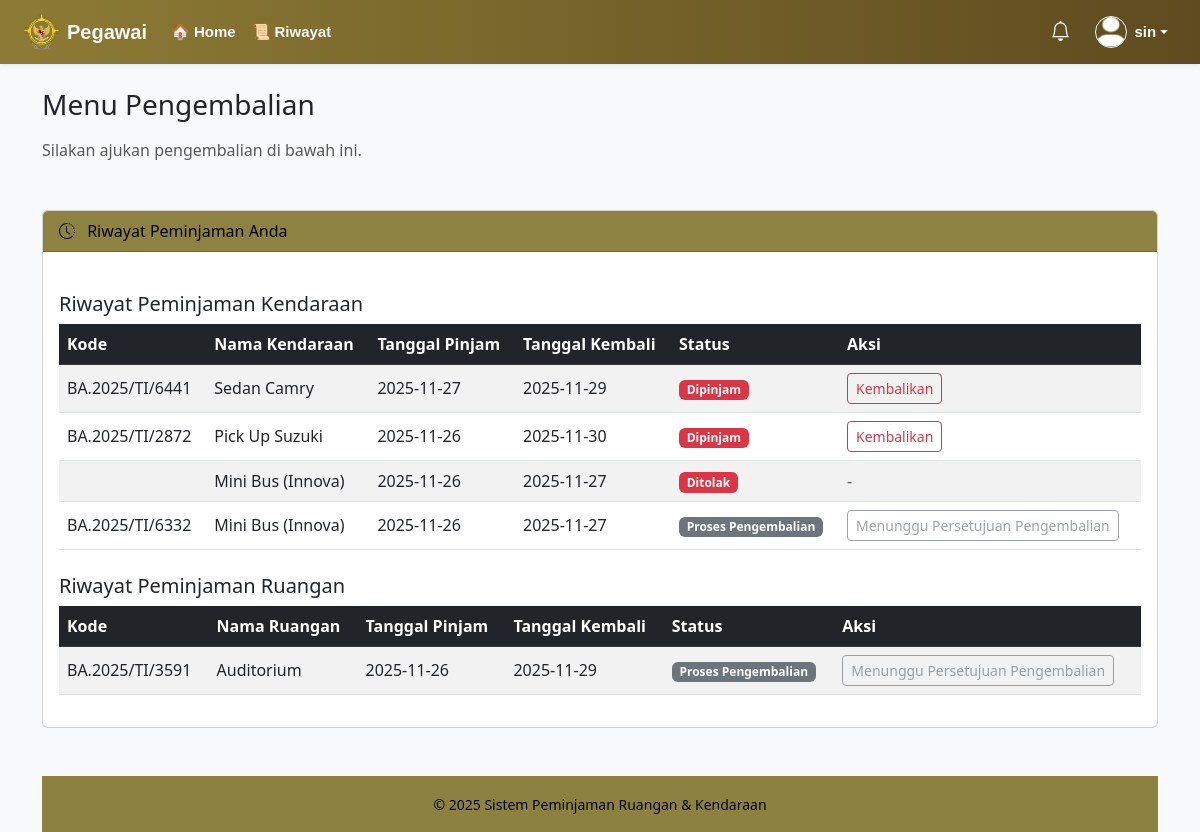
Page /pages/kembali.php (signed in) on the earlier database version.
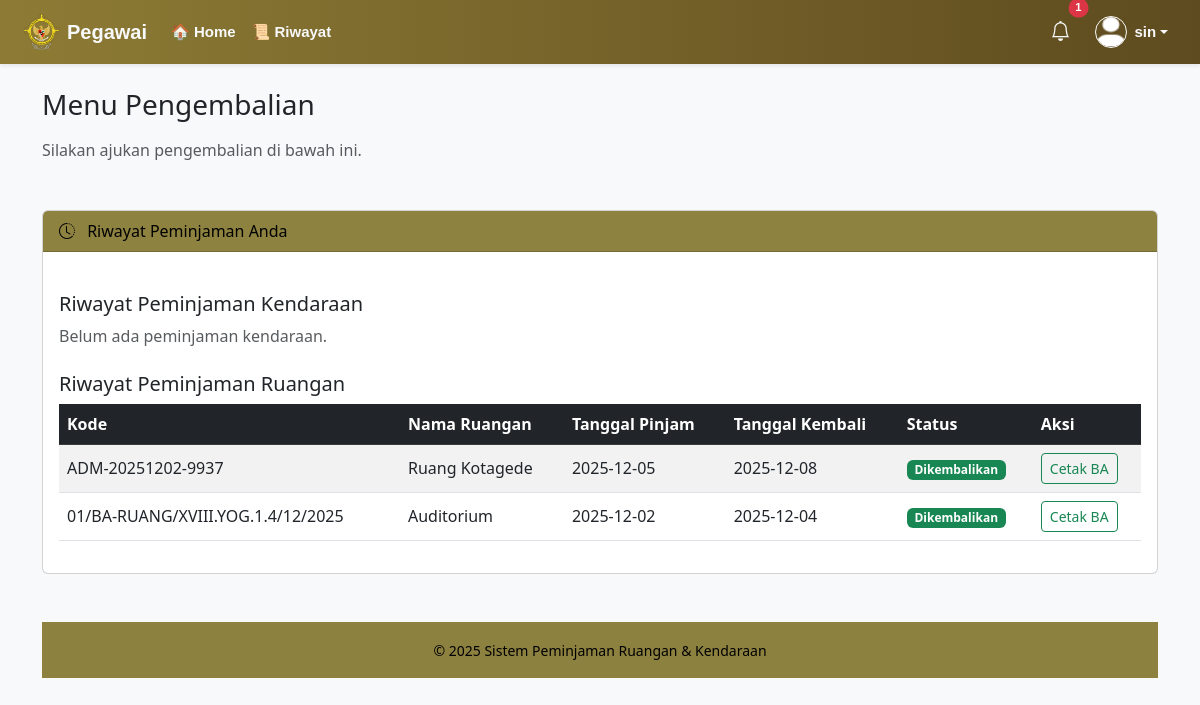
Same page on the later database version.
### tables this page shows
CREATE TABLE `peminjaman` (
  `id` int(11) NOT NULL,
  `kode_peminjaman` varchar(50) DEFAULT NULL,
  `id_user` int(11) DEFAULT NULL,
  `jenis` enum('ruangan','kendaraan') NOT NULL,
  `id_item` int(11) NOT NULL,
  `tanggal_pinjam` date DEFAULT NULL,
  `tanggal_kembali` date DEFAULT NULL,
  `status` enum('pending','approved','rejected','dipinjam','dikembalikan') DEFAULT 'pending',
  `keterangan_user` text DEFAULT NULL,
  `lo` varchar(100) DEFAULT NULL,
  `created_at` timestamp NOT NULL DEFAULT current_timestamp(),
  `tanggal_kembali_aktual` date DEFAULT NULL,
  `tambah_fasilitas` text DEFAULT NULL,
  `nama_manual` varchar(255) DEFAULT NULL,
  `nip_manual` varchar(50) DEFAULT NULL
);

CREATE TABLE `kendaraan` (
  `id` int(11) NOT NULL,
  `nama_kendaraan` varchar(100) NOT NULL,
  `no_polisi` varchar(20) DEFAULT NULL,
  `status` enum('tersedia','dipinjam') DEFAULT 'tersedia',
  `keterangan` text DEFAULT NULL,
  `foto` varchar(255) DEFAULT NULL,
  `kode_barang` varchar(100) DEFAULT NULL
);

CREATE TABLE `ruangan` (
  `id` int(11) NOT NULL,
  `nama_ruangan` varchar(100) NOT NULL,
  `lokasi` varchar(100) DEFAULT NULL,
  `kapasitas` int(11) DEFAULT NULL,
  `status` enum('tersedia','dipinjam') DEFAULT 'tersedia',
  `keterangan` text DEFAULT NULL,
  `foto` varchar(255) DEFAULT NULL
);

### pages/kembali.php (the view, shortened to what the changed rows need)
<?php
include_once("../koneksi.php");
include("../includes/header.php");
include("../includes/navbar.php");
?>
<div class="container mt-4">
<div class="card mt-5">
    <div class="card-body">
    <?php
    $id_user = $_SESSION['id'];
    $pendQ = $con->prepare("SELECT * FROM peminjaman WHERE id_user = ? AND status = 'pending' ORDER BY created_at DESC");
    $pendQ->bind_param("i", $id_user);
    $pendQ->execute();
    $pendRes = $pendQ->get_result();
    if ($pendRes->num_rows > 0): ?>
        <div class="alert alert-info">
            Anda memiliki <strong><?= $pendRes->num_rows ?></strong> permintaan yang sedang diproses.
            Riwayat penuh disembunyikan sampai semua permintaan selesai.
        </div>
        <table class="table table-striped align-middle">
            <thead class="table-dark">
                <tr>
                    <th>Kode</th>
                    <th>Jenis</th>
                    <th>Tanggal Pinjam</th>
                    <th>Tanggal Kembali</th>
                    <th>Status</th>
                    <th>Aksi</th>
                </tr>
            </thead>
            <tbody>
                <?php while ($row = $pendRes->fetch_assoc()): ?>
                    <tr>
                        <td><?= htmlspecialchars($row['kode_peminjaman']); ?></td>
                        <td><?= htmlspecialchars(ucfirst($row['jenis'])); ?></td>
                        <td><?= htmlspecialchars($row['tanggal_pinjam']); ?></td>
                        <td><?= htmlspecialchars($row['tanggal_kembali']); ?></td>
                        <td><span class="badge bg-secondary">Proses</span></td>
                        <td><button class="btn btn-sm btn-outline-secondary" disabled>Menunggu</button></td>
                    </tr>
                <?php endwhile; ?>
            </tbody>
        </table>
    <?php else:
        $kendQ = $con->prepare("
            SELECT p.*, k.nama_kendaraan
            FROM peminjaman p
            LEFT JOIN kendaraan k ON p.id_item = k.id
            WHERE p.id_user = ? AND p.jenis = 'kendaraan'
            ORDER BY p.created_at DESC
        ");
        $kendQ->bind_param("i", $id_user);
        $kendQ->execute();
        $kendaraan = $kendQ->get_result();
        $ruangQ = $con->prepare("
            SELECT p.*, r.nama_ruangan
            FROM peminjaman p
            LEFT JOIN ruangan r ON p.id_item = r.id
            WHERE p.id_user = ? AND p.jenis = 'ruangan'
            ORDER BY p.created_at DESC
        ");
        $ruangQ->bind_param("i", $id_user);
        $ruangQ->execute();
        $ruangan = $ruangQ->get_result();
    ?>
    <h5 class="mt-4">Riwayat Peminjaman Kendaraan</h5>
    <?php if ($kendaraan->num_rows > 0): ?>
        <table class="table table-striped align-middle">
            <thead class="table-dark">
                <tr>
                    <th>Kode</th>
                    <th>Nama Kendaraan</th>
                    <th>Tanggal Pinjam</th>
                    <th>Tanggal Kembali</th>
                    <th>Status</th>
                    <th>Aksi</th>
                </tr>
            </thead>
            <tbody>
                <?php while ($row = $kendaraan->fetch_assoc()): ?>
                <tr>
                    <td><?= htmlspecialchars($row['kode_peminjaman']); ?></td>
                    <td><?= htmlspecialchars($row['nama_kendaraan'] ?? ''); ?><?= empty($row['nama_kendaraan']) ? "<i class='text-muted'>Tidak ditemukan</i>" : "" ?></td>
                    <td><?= htmlspecialchars($row['tanggal_pinjam']); ?></td>
                    <td><?= htmlspecialchars($row['tanggal_kembali']); ?></td>
                    <td>
                        <?php
                            if ($row['status'] === 'pending'){
                                echo '<span class="badge bg-secondary">Proses</span>';
                            } elseif ($row['status'] === '') {
                                echo '<span class="badge bg-secondary">Proses Pengembalian</span>';
                            } elseif ($row['status'] === 'dipinjam') {
                                echo '<span class="badge bg-danger">Dipinjam</span>';
                            } elseif ($row['status'] === 'dikembalikan') {
                                echo '<span class="badge bg-success">Dikembalikan</span>';
                            } elseif ($row['status'] === 'rejected') {
                                echo '<span class="badge bg-danger">Ditolak</span>';
                            } else {
                                echo '<span class="badge bg-secondary">Proses</span>';
                            }
                        ?>
                    </td>
                    <td>
                        <?php if ($row['status'] === 'pending'): ?>
                            <button class="btn btn-sm btn-outline-secondary" disabled>Menunggu Persetujuan</button>
                        <?php elseif ($row['status'] === ''): ?>
                            <button class="btn btn-sm btn-outline-secondary" disabled>Menunggu Persetujuan Pengembalian</button>
                        <?php elseif ($row['status'] === 'dipinjam'): ?>
                            <a href="kembali_form.php?id=<?= $row['id']; ?>"
                                class="btn btn-sm btn-outline-danger">Kembalikan</a>
                        <?php elseif ($row['status'] === 'dikembalikan'): ?>
                            <a href="lihat_BA.php?id=<?= $row['id']; ?>"
                                class="btn btn-sm btn-outline-success" target="_blank">Cetak BA</a>
                        <?php else: ?>
                            <span class="text-muted">-</span>
                        <?php endif; ?>
                    </td>
                </tr>
                <?php endwhile; ?>
            </tbody>
        </table>
    <?php else: ?>
        <p class="text-muted">Belum ada peminjaman kendaraan.</p>
    <?php endif; ?>
    <h5 class="mt-4">Riwayat Peminjaman Ruangan</h5>
    <?php if ($ruangan->num_rows > 0): ?>
        <table class="table table-striped align-middle">
            <thead class="table-dark">
                <tr>
                    <th>Kode</th>
                    <th>Nama Ruangan</th>
                    <th>Tanggal Pinjam</th>
                    <th>Tanggal Kembali</th>
                    <th>Status</th>
                    <th>Aksi</th>
                </tr>
            </thead>
            <tbody>
                <?php while ($row = $ruangan->fetch_assoc()): ?>
                    <tr>
                        <td><?= htmlspecialchars($row['kode_peminjaman']); ?></td>
                        <td><?= htmlspecialchars($row['nama_ruangan'] ?? ''); ?><?= empty($row['nama_ruangan']) ? "<i class='text-muted'>Tidak ditemukan</i>" : "" ?></td>
                        <td><?= htmlspecialchars($row['tanggal_pinjam']); ?></td>
                        <td><?= htmlspecialchars($row['tanggal_kembali']); ?></td>
                        <td>
                            <?php
                            if ($row['status'] === 'pending'){
                                echo '<span class="badge bg-secondary">Proses</span>';
                            } elseif ($row['status'] === '') {
                                echo '<span class="badge bg-secondary">Proses Pengembalian</span>';
                            } elseif ($row['status'] === 'dipinjam') {
                                echo '<span class="badge bg-danger">Dipinjam</span>';
                            } elseif ($row['status'] === 'dikembalikan') {
                                echo '<span class="badge bg-success">Dikembalikan</span>';
                            } elseif ($row['status'] === 'rejected') {
                                echo '<span class="badge bg-danger">Ditolak</span>';
                            } else {
                                echo '<span class="badge bg-secondary">Proses</span>';
                            }
                            ?>
                        </td>
                        <td>
                            <?php if ($row['status'] === 'pending'): ?>
                                <button class="btn btn-sm btn-outline-secondary" disabled>Menunggu Persetujuan</button>
                            <?php elseif ($row['status'] === ''): ?>
                                <button class="btn btn-sm btn-outline-secondary" disabled>Menunggu Persetujuan Pengembalian</button>
                            <?php elseif ($row['status'] === 'dipinjam'): ?>
                                <a href="kembali_form.php?id=<?= $row['id']; ?>"
                                    class="btn btn-sm btn-outline-danger">Kembalikan</a>
                            <?php elseif ($row['status'] === 'dikembalikan'): ?>
                                <a href="lihat_BA.php?id=<?= $row['id']; ?>"
                                    class="btn btn-sm btn-outline-success" target="_blank">Cetak BA</a>
                            <?php else: ?>
                                <span class="text-muted">-</span>
                            <?php endif; ?>
                        </td>
                    </tr>
                <?php endwhile; ?>
            </tbody>
        </table>
    <?php else: ?>
        <p class="text-muted">Belum ada peminjaman ruangan.</p>
    <?php endif; ?>
    <?php endif; ?>
    </div>
</div>
<?php include("../includes/footer.php"); ?>

### includes/navbar.php (shortened to what the changed rows need)
<?php
$path = str_replace('\\', '/', $_SERVER['PHP_SELF']);
if (strpos($path, '/modules/admin/') !== false) {
    $pathPrefix = '../../';
} elseif (strpos($path, '/modules/') !== false) {
    $pathPrefix = '../';
} elseif (strpos($path, '/pages/') !== false) {
    $pathPrefix = '../';
} else {
    $pathPrefix = '';
}
$username = isset($_SESSION['username']) ? $_SESSION['username'] : '';
$notif_count = 0;
if (!empty($username)) {
  @include_once($pathPrefix . 'koneksi.php');
  if (isset($con)) {
    $stmtU = $con->prepare("SELECT id FROM user WHERE username = ?");
    if ($stmtU) {
      $stmtU->bind_param('s', $username);
      $stmtU->execute();
      $resU = $stmtU->get_result()->fetch_assoc();
      $uid = $resU['id'] ?? null;
      if ($uid) {
        $stmtN = $con->prepare("SELECT COUNT(*) AS cnt FROM notifications WHERE id_user = ? AND is_read = 0");
        if ($stmtN) {
          $stmtN->bind_param('i', $uid);
          $stmtN->execute();
          $resN = $stmtN->get_result()->fetch_assoc();
          $notif_count = (int)($resN['cnt'] ?? 0);
        }
      }
    }
  }
}
?>
<nav class="navbar navbar-expand-lg navbar-dark shadow-sm" style="background: linear-gradient(90deg, #8d7b35, #5e4b1f);">
  <div class="container-fluid px-4">
    <div class="collapse navbar-collapse" id="navbarContent">
      <ul class="navbar-nav ms-auto">
        <li class="nav-item me-2">
          <a class="nav-link position-relative text-light fw-semibold" href="<?= $pathPrefix ?>pages/notifications.php" title="Notifikasi">
            <i class="bi bi-bell fs-5"></i>
            <?php if ($notif_count > 0): ?>
              <span class="position-absolute top-0 start-100 translate-middle badge rounded-pill bg-danger"><?= $notif_count ?></span>
            <?php endif; ?>
          </a>
        </li>
      </ul>
    </div>
  </div>
</nav>

Differences in the rows shown:
removed peminjaman: kode_peminjaman "BA.2025/TI/6441", kendaraan.nama_kendaraan "Sedan Camry", tanggal_pinjam "2025-11-27", tanggal_kembali "2025-11-29", status "Dipinjam", shown under "Riwayat Peminjaman Kendaraan"
removed peminjaman: kode_peminjaman "BA.2025/TI/2872", kendaraan.nama_kendaraan "Pick Up Suzuki", tanggal_pinjam "2025-11-26", tanggal_kembali "2025-11-30", status "Dipinjam", shown under "Riwayat Peminjaman Kendaraan"
removed peminjaman: kendaraan.nama_kendaraan "Mini Bus (Innova)", tanggal_pinjam "2025-11-26", tanggal_kembali "2025-11-27", status "Ditolak", shown under "Riwayat Peminjaman Kendaraan"
removed peminjaman: kode_peminjaman "BA.2025/TI/6332", kendaraan.nama_kendaraan "Mini Bus (Innova)", tanggal_pinjam "2025-11-26", tanggal_kembali "2025-11-27", status "Proses Pengembalian", shown under "Riwayat Peminjaman Kendaraan"
removed peminjaman: kode_peminjaman "BA.2025/TI/3591", ruangan.nama_ruangan "Auditorium", tanggal_pinjam "2025-11-26", tanggal_kembali "2025-11-29", status "Proses Pengembalian", shown under "Riwayat Peminjaman Ruangan"
added peminjaman: kode_peminjaman "ADM-20251202-9937", ruangan.nama_ruangan "Ruang Kotagede", tanggal_pinjam "2025-12-05", tanggal_kembali "2025-12-08", status "Dikembalikan", shown under "Riwayat Peminjaman Ruangan"
added peminjaman: kode_peminjaman "01/BA-RUANG/XVIII.YOG.1.4/12/2025", ruangan.nama_ruangan "Auditorium", tanggal_pinjam "2025-12-02", tanggal_kembali "2025-12-04", status "Dikembalikan", shown under "Riwayat Peminjaman Ruangan"
Other differences:
$notif_count: (not shown) → "1"
text no longer shown: "Kode Nama Kendaraan Tanggal Pinjam Tanggal Kembali Status Aksi"
text now shown: "Belum ada peminjaman kendaraan."
